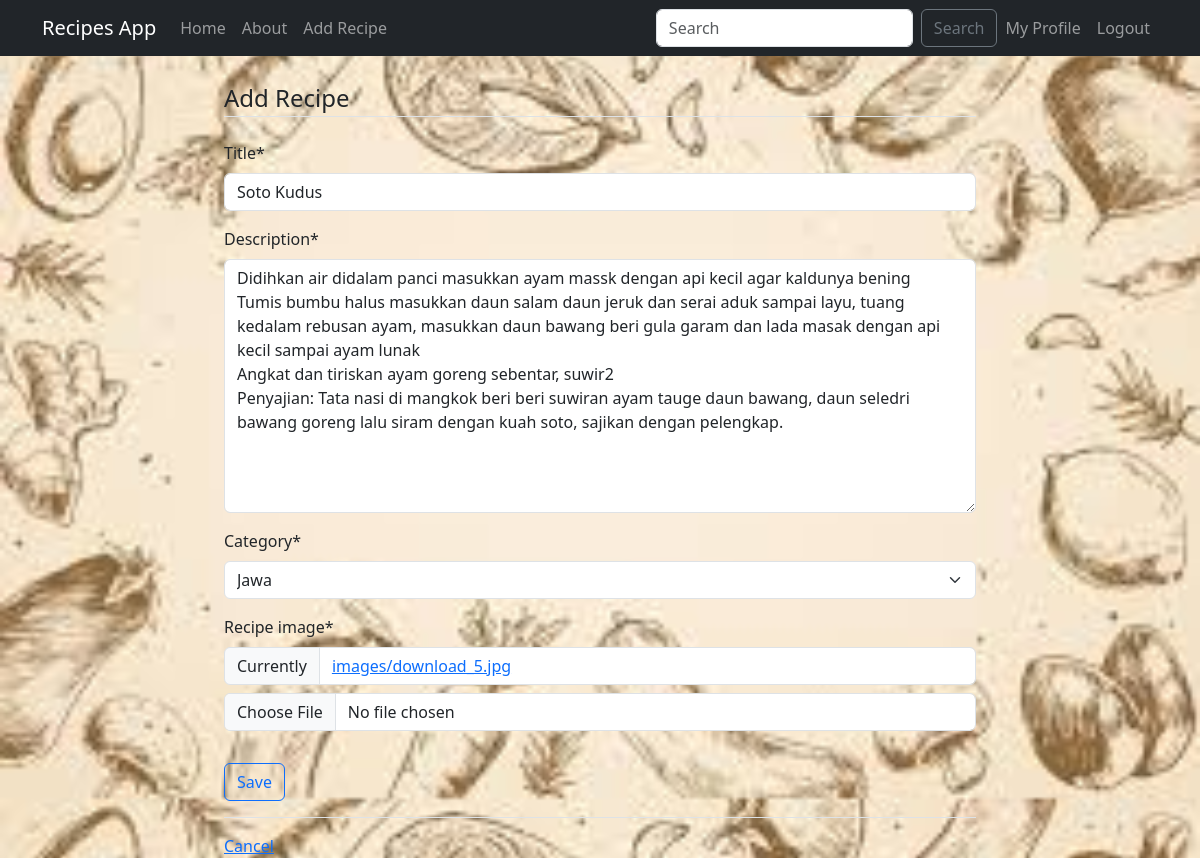
/recipe/29/update/ (signed in), run on the app's committed database.
### recipes/models.py (models this page shows, shortened)
class Recipe(models.Model):
    CATEGORY_CHOICES = [
        ('jawa', 'Jawa'),
        ('kalimantan', 'Kalimantan'),
        ('papua', 'Papua'),
        ('sulawesi', 'Sulawesi'),
        ('sumatra', 'Sumatra'),
    ]
    title = models.CharField(max_length=100)
    description = models.TextField()
    author = models.ForeignKey(User, on_delete=models.CASCADE)
    category = models.CharField(max_length=255, default='uncategorized', choices=CATEGORY_CHOICES)
    created_at = models.DateTimeField(default=timezone.now)
    updated_at = models.DateTimeField(auto_now=True)
    recipe_image = models.ImageField(upload_to='images/')

### recipes/views.py (the view)
# urls.py: path('recipe/<int:pk>/update/', views.RecipeUpdateView.as_view(), name='recipes-update'),
class RecipeUpdateView(LoginRequiredMixin, UserPassesTestMixin, UpdateView):
    model = Recipe
    fields = ['title', 'description', 'category', 'recipe_image']
    def test_func(self):
        recipe = self.get_object()
        return self.request.user == recipe.author or self.request.user.is_staff

### recipes/templates/recipes/recipe_form.html (shortened to what this page needs)
{% extends "recipes/base.html" %} {% load crispy_forms_tags %}
{% block content %}
<div class="container">
    <form method=POST enctype="multipart/form-data">
        <fieldset class="form-group">
            <legend class="border-bottom mb-4">Add Recipe</legend>
            {{ form|crispy }}
        </fieldset>
        <div class="form-group py-3">
            <input class="btn btn-outline-primary" type="submit" value="Save">
        </div>
    </form>
    <div class="border-top pt-3">
        <a href="{% url "recipes-home" %}">Cancel</a>
    </div>
</div>
{% endblock content %}

### data on the page
Recipe: title "Soto Kudus", description "Didihkan air didalam panci masukkan ayam massk dengan api kecil agar kaldunya bening Tumis bumbu halus masukkan daun salam daun jeruk dan serai aduk sampai layu, tuang kedalam rebusan ayam, masukkan daun bawang beri gula garam dan lada masak dengan api kecil sampai ayam lunak Angkat dan tiriskan ayam goreng sebentar, suwir2 Penyajian: Tata nasi di mangkok beri beri suwiran ayam tauge daun bawang, daun seledri bawang goreng lalu siram dengan kuah soto, sajikan dengan pelengkap.", category "Jawa"
